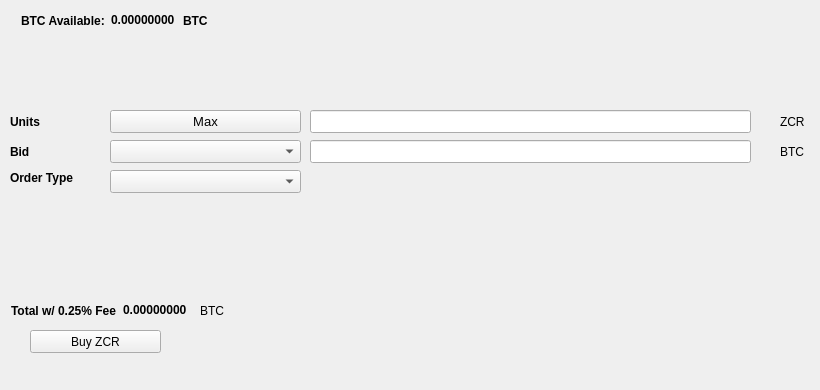
   <widget class="QWidget" name="BuyTab">
    <attribute name="title">
     <string>Buy</string>
    </attribute>
    <widget class="QPushButton" name="BuyZCR">
     <property name="geometry">
      <rect>
       <x>30</x>
       <y>330</y>
       <width>131</width>
       <height>23</height>
      </rect>
     </property>
     <property name="text">
      <string>Buy ZCR</string>
     </property>
     <property name="icon">
      <iconset resource="../zcore.qrc">
       <normaloff>:/icons/bitcoin</normaloff>:/icons/bitcoin</iconset>
     </property>
    </widget>
    <widget class="QLabel" name="label_3">
     <property name="geometry">
      <rect>
       <x>10</x>
       <y>110</y>
       <width>46</width>
       <height>23</height>
      </rect>
     </property>
     <property name="font">
      <font>
       <weight>75</weight>
       <bold>true</bold>
      </font>
     </property>
     <property name="text">
      <string>Units</string>
     </property>
    </widget>
    <widget class="QLineEdit" name="UnitsInput">
     <property name="geometry">
      <rect>
       <x>310</x>
       <y>110</y>
       <width>441</width>
       <height>23</height>
      </rect>
     </property>
     <property name="font">
      <font>
       <pointsize>9</pointsize>
       <weight>75</weight>
       <bold>true</bold>
      </font>
     </property>
    </widget>
    <widget class="QLineEdit" name="BuyBidPriceEdit">
     <property name="geometry">
      <rect>
       <x>310</x>
       <y>140</y>
       <width>441</width>
       <height>23</height>
      </rect>
     </property>
     <property name="font">
      <font>
       <pointsize>9</pointsize>
       <weight>75</weight>
       <bold>true</bold>
      </font>
     </property>
    </widget>
    <widget class="QLabel" name="label_4">
     <property name="geometry">
      <rect>
       <x>780</x>
       <y>110</y>
       <width>31</width>
       <height>23</height>
      </rect>
     </property>
     <property name="text">
      <string>ZCR</string>
     </property>
    </widget>
    <widget class="QLabel" name="label_5">
     <property name="geometry">
      <rect>
       <x>780</x>
       <y>140</y>
       <width>31</width>
       <height>23</height>
      </rect>
     </property>
     <property name="text">
      <string>BTC</string>
     </property>
    </widget>
    <widget class="QLabel" name="label_6">
     <property name="geometry">
      <rect>
       <x>10</x>
       <y>140</y>
       <width>46</width>
       <height>23</height>
      </rect>
     </property>
     <property name="font">
      <font>
       <weight>75</weight>
       <bold>true</bold>
      </font>
     </property>
     <property name="text">
      <string>Bid</string>
     </property>
    </widget>
    <widget class="QLabel" name="label_7">
     <property name="geometry">
      <rect>
       <x>10</x>
       <y>170</y>
       <width>91</width>
       <height>16</height>
      </rect>
     </property>
     <property name="font">
      <font>
       <weight>75</weight>
       <bold>true</bold>
      </font>
     </property>
     <property name="text">
      <string>Order Type</string>
     </property>
    </widget>
    <widget class="QPushButton" name="Buy_Max_Amount">
     <property name="geometry">
      <rect>
       <x>110</x>
       <y>110</y>
       <width>191</width>
       <height>23</height>
      </rect>
     </property>
     <property name="font">
      <font>
       <pointsize>10</pointsize>
      </font>
     </property>
     <property name="text">
      <string>Max</string>
     </property>
    </widget>
    <widget class="QComboBox" name="BuyBidcomboBox">
     <property name="geometry">
      <rect>
       <x>110</x>
       <y>140</y>
       <width>191</width>
       <height>23</height>
      </rect>
     </property>
     <property name="font">
      <font>
       <pointsize>10</pointsize>
      </font>
     </property>
    </widget>
    <widget class="QComboBox" name="buyOrdertypeCombo">
     <property name="geometry">
      <rect>
       <x>110</x>
       <y>170</y>
       <width>191</width>
       <height>23</height>
      </rect>
     </property>
     <property name="font">
      <font>
       <pointsize>10</pointsize>
      </font>
     </property>
    </widget>
    <widget class="QWidget" name="layoutWidget1">
     <property name="geometry">
      <rect>
       <x>21</x>
       <y>11</y>
       <width>227</width>
       <height>19</height>
      </rect>
     </property>
     <layout class="QHBoxLayout" name="horizontalLayout_3">
      <item>
       <widget class="QLabel" name="label232">
        <property name="font">
         <font>
          <weight>75</weight>
          <bold>true</bold>
         </font>
        </property>
        <property name="text">
         <string>BTC Available:</string>
        </property>
       </widget>
      </item>
      <item>
       <widget class="QLabel" name="BtcAvailableLbl">
        <property name="palette">
         <palette>
          <active>
           <colorrole role="WindowText">
            <brush brushstyle="SolidPattern">
             <color alpha="255">
              <red>0</red>
              <green>0</green>
              <blue>0</blue>
             </color>
            </brush>
           </colorrole>
           <colorrole role="Button">
            <brush brushstyle="SolidPattern">
             <color alpha="255">
              <red>0</red>
              <green>170</green>
              <blue>0</blue>
             </color>
            </brush>
           </colorrole>
           <colorrole role="Light">
            <brush brushstyle="SolidPattern">
             <color alpha="255">
              <red>0</red>
              <green>255</green>
              <blue>0</blue>
             </color>
            </brush>
           </colorrole>
           <colorrole role="Midlight">
            <brush brushstyle="SolidPattern">
             <color alpha="255">
              <red>0</red>
              <green>212</green>
              <blue>0</blue>
             </color>
            </brush>
           </colorrole>
           <colorrole role="Dark">
            <brush brushstyle="SolidPattern">
             <color alpha="255">
              <red>0</red>
              <green>85</green>
              <blue>0</blue>
             </color>
            </brush>
           </colorrole>
           <colorrole role="Mid">
            <brush brushstyle="SolidPattern">
             <color alpha="255">
              <red>0</red>
              <green>113</green>
              <blue>0</blue>
             </color>
            </brush>
           </colorrole>
           <colorrole role="Text">
            <brush brushstyle="SolidPattern">
             <color alpha="255">
              <red>0</red>
              <green>170</green>
              <blue>0</blue>
             </color>
            </brush>
           </colorrole>
           <colorrole role="BrightText">
            <brush brushstyle="SolidPattern">
             <color alpha="255">
              <red>255</red>
              <green>255</green>
              <blue>255</blue>
             </color>
            </brush>
           </colorrole>
           <colorrole role="ButtonText">
            <brush brushstyle="SolidPattern">
             <color alpha="255">
              <red>0</red>
              <green>0</green>
              <blue>0</blue>
             </color>
            </brush>
           </colorrole>
           <colorrole role="Base">
            <brush brushstyle="SolidPattern">
             <color alpha="255">
              <red>255</red>
              <green>255</green>
              <blue>255</blue>
             </color>
            </brush>
           </colorrole>
           <colorrole role="Window">
            <brush brushstyle="SolidPattern">
             <color alpha="255">
              <red>0</red>
              <green>170</green>
              <blue>0</blue>
             </color>
            </brush>
           </colorrole>
           <colorrole role="Shadow">
            <brush brushstyle="SolidPattern">
             <color alpha="255">
              <red>0</red>
              <green>0</green>
              <blue>0</blue>
             </color>
            </brush>
           </colorrole>
           <colorrole role="AlternateBase">
            <brush brushstyle="SolidPattern">
             <color alpha="255">
              <red>127</red>
              <green>212</green>
              <blue>127</blue>
             </color>
            </brush>
           </colorrole>
           <colorrole role="ToolTipBase">
            <brush brushstyle="SolidPattern">
             <color alpha="255">
              <red>255</red>
              <green>255</green>
              <blue>220</blue>
             </color>
            </brush>
           </colorrole>
           <colorrole role="ToolTipText">
            <brush brushstyle="SolidPattern">
             <color alpha="255">
              <red>0</red>
              <green>0</green>
              <blue>0</blue>
             </color>
            </brush>
           </colorrole>
          </active>
          <inactive>
           <colorrole role="WindowText">
            <brush brushstyle="SolidPattern">
             <color alpha="255">
              <red>0</red>
              <green>0</green>
              <blue>0</blue>
             </color>
            </brush>
           </colorrole>
           <colorrole role="Button">
            <brush brushstyle="SolidPattern">
             <color alpha="255">
              <red>0</red>
              <green>170</green>
              <blue>0</blue>
             </color>
            </brush>
           </colorrole>
           <colorrole role="Light">
            <brush brushstyle="SolidPattern">
             <color alpha="255">
              <red>0</red>
              <green>255</green>
              <blue>0</blue>
             </color>
            </brush>
           </colorrole>
           <colorrole role="Midlight">
            <brush brushstyle="SolidPattern">
             <color alpha="255">
              <red>0</red>
              <green>212</green>
              <blue>0</blue>
             </color>
            </brush>
           </colorrole>
           <colorrole role="Dark">
            <brush brushstyle="SolidPattern">
             <color alpha="255">
              <red>0</red>
              <green>85</green>
              <blue>0</blue>
             </color>
            </brush>
           </colorrole>
           <colorrole role="Mid">
            <brush brushstyle="SolidPattern">
             <color alpha="255">
              <red>0</red>
              <green>113</green>
              <blue>0</blue>
             </color>
            </brush>
           </colorrole>
           <colorrole role="Text">
            <brush brushstyle="SolidPattern">
             <color alpha="255">
              <red>0</red>
              <green>170</green>
              <blue>0</blue>
             </color>
            </brush>
           </colorrole>
           <colorrole role="BrightText">
            <brush brushstyle="SolidPattern">
             <color alpha="255">
              <red>255</red>
              <green>255</green>
              <blue>255</blue>
             </color>
            </brush>
           </colorrole>
           <colorrole role="ButtonText">
            <brush brushstyle="SolidPattern">
             <color alpha="255">
              <red>0</red>
              <green>0</green>
              <blue>0</blue>
             </color>
            </brush>
           </colorrole>
           <colorrole role="Base">
            <brush brushstyle="SolidPattern">
             <color alpha="255">
              <red>255</red>
              <green>255</green>
              <blue>255</blue>
             </color>
            </brush>
           </colorrole>
           <colorrole role="Window">
            <brush brushstyle="SolidPattern">
             <color alpha="255">
              <red>0</red>
              <green>170</green>
              <blue>0</blue>
             </color>
            </brush>
           </colorrole>
           <colorrole role="Shadow">
            <brush brushstyle="SolidPattern">
             <color alpha="255">
              <red>0</red>
              <green>0</green>
              <blue>0</blue>
             </color>
            </brush>
           </colorrole>
           <colorrole role="AlternateBase">
            <brush brushstyle="SolidPattern">
             <color alpha="255">
              <red>127</red>
              <green>212</green>
              <blue>127</blue>
             </color>
            </brush>
           </colorrole>
           <colorrole role="ToolTipBase">
            <brush brushstyle="SolidPattern">
             <color alpha="255">
              <red>255</red>
              <green>255</green>
              <blue>220</blue>
             </color>
            </brush>
           </colorrole>
           <colorrole role="ToolTipText">
            <brush brushstyle="SolidPattern">
             <color alpha="255">
              <red>0</red>
              <green>0</green>
              <blue>0</blue>
             </color>
            </brush>
           </colorrole>
          </inactive>
          <disabled>
           <colorrole role="WindowText">
            <brush brushstyle="SolidPattern">
             <color alpha="255">
              <red>0</red>
              <green>85</green>
              <blue>0</blue>
             </color>
            </brush>
           </colorrole>
           <colorrole role="Button">
            <brush brushstyle="SolidPattern">
             <color alpha="255">
              <red>0</red>
              <green>170</green>
              <blue>0</blue>
             </color>
            </brush>
           </colorrole>
           <colorrole role="Light">
            <brush brushstyle="SolidPattern">
             <color alpha="255">
              <red>0</red>
              <green>255</green>
              <blue>0</blue>
             </color>
            </brush>
           </colorrole>
           <colorrole role="Midlight">
            <brush brushstyle="SolidPattern">
             <color alpha="255">
              <red>0</red>
              <green>212</green>
              <blue>0</blue>
             </color>
            </brush>
           </colorrole>
           <colorrole role="Dark">
            <brush brushstyle="SolidPattern">
             <color alpha="255">
              <red>0</red>
              <green>85</green>
              <blue>0</blue>
             </color>
            </brush>
           </colorrole>
           <colorrole role="Mid">
            <brush brushstyle="SolidPattern">
             <color alpha="255">
              <red>0</red>
              <green>113</green>
              <blue>0</blue>
             </color>
            </brush>
           </colorrole>
           <colorrole role="Text">
            <brush brushstyle="SolidPattern">
             <color alpha="255">
              <red>0</red>
              <green>85</green>
              <blue>0</blue>
             </color>
            </brush>
           </colorrole>
           <colorrole role="BrightText">
            <brush brushstyle="SolidPattern">
             <color alpha="255">
              <red>255</red>
              <green>255</green>
              <blue>255</blue>
             </color>
            </brush>
           </colorrole>
           <colorrole role="ButtonText">
            <brush brushstyle="SolidPattern">
             <color alpha="255">
              <red>0</red>
              <green>85</green>
              <blue>0</blue>
             </color>
            </brush>
           </colorrole>
           <colorrole role="Base">
            <brush brushstyle="SolidPattern">
             <color alpha="255">
              <red>0</red>
              <green>170</green>
              <blue>0</blue>
             </color>
            </brush>
           </colorrole>
           <colorrole role="Window">
            <brush brushstyle="SolidPattern">
             <color alpha="255">
              <red>0</red>
              <green>170</green>
              <blue>0</blue>
             </color>
            </brush>
           </colorrole>
           <colorrole role="Shadow">
            <brush brushstyle="SolidPattern">
             <color alpha="255">
              <red>0</red>
              <green>0</green>
              <blue>0</blue>
             </color>
            </brush>
           </colorrole>
           <colorrole role="AlternateBase">
            <brush brushstyle="SolidPattern">
             <color alpha="255">
              <red>0</red>
              <green>170</green>
              <blue>0</blue>
             </color>
            </brush>
           </colorrole>
           <colorrole role="ToolTipBase">
            <brush brushstyle="SolidPattern">
             <color alpha="255">
              <red>255</red>
              <green>255</green>
              <blue>220</blue>
             </color>
            </brush>
           </colorrole>
           <colorrole role="ToolTipText">
            <brush brushstyle="SolidPattern">
             <color alpha="255">
              <red>0</red>
              <green>0</green>
              <blue>0</blue>
             </color>
            </brush>
           </colorrole>
          </disabled>
         </palette>
        </property>
        <property name="font">
         <font>
          <weight>75</weight>
          <bold>true</bold>
         </font>
        </property>
        <property name="text">
         <string>0.00000000</string>
        </property>
        <property name="textInteractionFlags">
         <set>Qt::LinksAccessibleByMouse|Qt::TextSelectableByKeyboard|Qt::TextSelectableByMouse</set>
        </property>
       </widget>
      </item>
      <item>
       <widget class="QLabel" name="BtcAvailableLbl_2">
        <property name="font">
         <font>
          <weight>75</weight>
          <bold>true</bold>
         </font>
        </property>
        <property name="text">
         <string>BTC</string>
        </property>
       </widget>
      </item>
     </layout>
    </widget>
    <widget class="QWidget" name="layoutWidge2">
     <property name="geometry">
      <rect>
       <x>11</x>
       <y>301</y>
       <width>259</width>
       <height>19</height>
      </rect>
     </property>
     <layout class="QHBoxLayout" name="horizontalLayout_4">
      <item>
       <widget class="QLabel" name="label_9">
        <property name="font">
         <font>
          <weight>75</weight>
          <bold>true</bold>
         </font>
        </property>
        <property name="text">
         <string>Total w/ 0.25% Fee</string>
        </property>
       </widget>
      </item>
      <item>
       <widget class="QLabel" name="BuyCostLabel">
        <property name="palette">
         <palette>
          <active>
           <colorrole role="WindowText">
            <brush brushstyle="SolidPattern">
             <color alpha="255">
              <red>0</red>
              <green>0</green>
              <blue>0</blue>
             </color>
            </brush>
           </colorrole>
           <colorrole role="Button">
            <brush brushstyle="SolidPattern">
             <color alpha="255">
              <red>0</red>
              <green>170</green>
              <blue>0</blue>
             </color>
            </brush>
           </colorrole>
           <colorrole role="Light">
            <brush brushstyle="SolidPattern">
             <color alpha="255">
              <red>0</red>
              <green>255</green>
              <blue>0</blue>
             </color>
            </brush>
           </colorrole>
           <colorrole role="Midlight">
            <brush brushstyle="SolidPattern">
             <color alpha="255">
              <red>0</red>
              <green>212</green>
              <blue>0</blue>
             </color>
            </brush>
           </colorrole>
           <colorrole role="Dark">
            <brush brushstyle="SolidPattern">
             <color alpha="255">
              <red>0</red>
              <green>85</green>
              <blue>0</blue>
             </color>
            </brush>
           </colorrole>
           <colorrole role="Mid">
            <brush brushstyle="SolidPattern">
             <color alpha="255">
              <red>0</red>
              <green>113</green>
              <blue>0</blue>
             </color>
            </brush>
           </colorrole>
           <colorrole role="Text">
            <brush brushstyle="SolidPattern">
             <color alpha="255">
              <red>0</red>
              <green>170</green>
              <blue>0</blue>
             </color>
            </brush>
           </colorrole>
           <colorrole role="BrightText">
            <brush brushstyle="SolidPattern">
             <color alpha="255">
              <red>255</red>
              <green>255</green>
              <blue>255</blue>
             </color>
            </brush>
           </colorrole>
           <colorrole role="ButtonText">
            <brush brushstyle="SolidPattern">
             <color alpha="255">
              <red>0</red>
              <green>0</green>
              <blue>0</blue>
             </color>
            </brush>
           </colorrole>
           <colorrole role="Base">
            <brush brushstyle="SolidPattern">
             <color alpha="255">
              <red>255</red>
              <green>255</green>
              <blue>255</blue>
             </color>
            </brush>
           </colorrole>
           <colorrole role="Window">
            <brush brushstyle="SolidPattern">
             <color alpha="255">
              <red>0</red>
              <green>170</green>
              <blue>0</blue>
             </color>
            </brush>
           </colorrole>
           <colorrole role="Shadow">
            <brush brushstyle="SolidPattern">
             <color alpha="255">
              <red>0</red>
              <green>0</green>
              <blue>0</blue>
             </color>
            </brush>
           </colorrole>
           <colorrole role="AlternateBase">
            <brush brushstyle="SolidPattern">
             <color alpha="255">
              <red>127</red>
              <green>212</green>
              <blue>127</blue>
             </color>
            </brush>
           </colorrole>
           <colorrole role="ToolTipBase">
            <brush brushstyle="SolidPattern">
             <color alpha="255">
              <red>255</red>
              <green>255</green>
              <blue>220</blue>
             </color>
            </brush>
           </colorrole>
           <colorrole role="ToolTipText">
            <brush brushstyle="SolidPattern">
             <color alpha="255">
              <red>0</red>
              <green>0</green>
              <blue>0</blue>
             </color>
            </brush>
           </colorrole>
          </active>
          <inactive>
           <colorrole role="WindowText">
            <brush brushstyle="SolidPattern">
             <color alpha="255">
              <red>0</red>
              <green>0</green>
              <blue>0</blue>
             </color>
            </brush>
           </colorrole>
           <colorrole role="Button">
            <brush brushstyle="SolidPattern">
             <color alpha="255">
              <red>0</red>
              <green>170</green>
              <blue>0</blue>
             </color>
            </brush>
           </colorrole>
           <colorrole role="Light">
            <brush brushstyle="SolidPattern">
             <color alpha="255">
              <red>0</red>
              <green>255</green>
              <blue>0</blue>
             </color>
            </brush>
           </colorrole>
           <colorrole role="Midlight">
            <brush brushstyle="SolidPattern">
             <color alpha="255">
              <red>0</red>
              <green>212</green>
              <blue>0</blue>
             </color>
            </brush>
           </colorrole>
           <colorrole role="Dark">
            <brush brushstyle="SolidPattern">
             <color alpha="255">
              <red>0</red>
              <green>85</green>
              <blue>0</blue>
             </color>
            </brush>
           </colorrole>
           <colorrole role="Mid">
            <brush brushstyle="SolidPattern">
             <color alpha="255">
              <red>0</red>
              <green>113</green>
              <blue>0</blue>
             </color>
            </brush>
           </colorrole>
           <colorrole role="Text">
            <brush brushstyle="SolidPattern">
             <color alpha="255">
              <red>0</red>
              <green>170</green>
              <blue>0</blue>
             </color>
            </brush>
           </colorrole>
           <colorrole role="BrightText">
            <brush brushstyle="SolidPattern">
             <color alpha="255">
              <red>255</red>
              <green>255</green>
              <blue>255</blue>
             </color>
            </brush>
           </colorrole>
           <colorrole role="ButtonText">
            <brush brushstyle="SolidPattern">
             <color alpha="255">
              <red>0</red>
              <green>0</green>
              <blue>0</blue>
             </color>
            </brush>
           </colorrole>
           <colorrole role="Base">
            <brush brushstyle="SolidPattern">
             <color alpha="255">
              <red>255</red>
              <green>255</green>
              <blue>255</blue>
             </color>
            </brush>
           </colorrole>
           <colorrole role="Window">
            <brush brushstyle="SolidPattern">
             <color alpha="255">
              <red>0</red>
              <green>170</green>
              <blue>0</blue>
             </color>
            </brush>
           </colorrole>
           <colorrole role="Shadow">
            <brush brushstyle="SolidPattern">
             <color alpha="255">
              <red>0</red>
              <green>0</green>
              <blue>0</blue>
             </color>
            </brush>
           </colorrole>
           <colorrole role="AlternateBase">
            <brush brushstyle="SolidPattern">
             <color alpha="255">
              <red>127</red>
              <green>212</green>
              <blue>127</blue>
             </color>
            </brush>
           </colorrole>
           <colorrole role="ToolTipBase">
            <brush brushstyle="SolidPattern">
             <color alpha="255">
              <red>255</red>
              <green>255</green>
              <blue>220</blue>
             </color>
            </brush>
           </colorrole>
           <colorrole role="ToolTipText">
            <brush brushstyle="SolidPattern">
             <color alpha="255">
              <red>0</red>
              <green>0</green>
              <blue>0</blue>
             </color>
            </brush>
           </colorrole>
          </inactive>
          <disabled>
           <colorrole role="WindowText">
            <brush brushstyle="SolidPattern">
             <color alpha="255">
              <red>0</red>
              <green>85</green>
              <blue>0</blue>
             </color>
            </brush>
           </colorrole>
           <colorrole role="Button">
            <brush brushstyle="SolidPattern">
             <color alpha="255">
              <red>0</red>
              <green>170</green>
              <blue>0</blue>
             </color>
            </brush>
           </colorrole>
           <colorrole role="Light">
            <brush brushstyle="SolidPattern">
             <color alpha="255">
              <red>0</red>
              <green>255</green>
              <blue>0</blue>
             </color>
            </brush>
           </colorrole>
           <colorrole role="Midlight">
            <brush brushstyle="SolidPattern">
             <color alpha="255">
              <red>0</red>
              <green>212</green>
              <blue>0</blue>
             </color>
            </brush>
           </colorrole>
           <colorrole role="Dark">
            <brush brushstyle="SolidPattern">
             <color alpha="255">
              <red>0</red>
              <green>85</green>
              <blue>0</blue>
             </color>
            </brush>
           </colorrole>
           <colorrole role="Mid">
            <brush brushstyle="SolidPattern">
             <color alpha="255">
              <red>0</red>
              <green>113</green>
              <blue>0</blue>
             </color>
            </brush>
           </colorrole>
           <colorrole role="Text">
            <brush brushstyle="SolidPattern">
             <color alpha="255">
              <red>0</red>
              <green>85</green>
              <blue>0</blue>
             </color>
            </brush>
           </colorrole>
           <colorrole role="BrightText">
            <brush brushstyle="SolidPattern">
             <color alpha="255">
              <red>255</red>
              <green>255</green>
              <blue>255</blue>
             </color>
            </brush>
           </colorrole>
           <colorrole role="ButtonText">
            <brush brushstyle="SolidPattern">
             <color alpha="255">
              <red>0</red>
              <green>85</green>
              <blue>0</blue>
             </color>
            </brush>
           </colorrole>
           <colorrole role="Base">
            <brush brushstyle="SolidPattern">
             <color alpha="255">
              <red>0</red>
              <green>170</green>
              <blue>0</blue>
             </color>
            </brush>
           </colorrole>
           <colorrole role="Window">
            <brush brushstyle="SolidPattern">
             <color alpha="255">
              <red>0</red>
              <green>170</green>
              <blue>0</blue>
             </color>
            </brush>
           </colorrole>
           <colorrole role="Shadow">
            <brush brushstyle="SolidPattern">
             <color alpha="255">
              <red>0</red>
              <green>0</green>
              <blue>0</blue>
             </color>
            </brush>
           </colorrole>
           <colorrole role="AlternateBase">
            <brush brushstyle="SolidPattern">
             <color alpha="255">
              <red>0</red>
              <green>170</green>
              <blue>0</blue>
             </color>
            </brush>
           </colorrole>
           <colorrole role="ToolTipBase">
            <brush brushstyle="SolidPattern">
             <color alpha="255">
              <red>255</red>
              <green>255</green>
              <blue>220</blue>
             </color>
            </brush>
           </colorrole>
           <colorrole role="ToolTipText">
            <brush brushstyle="SolidPattern">
             <color alpha="255">
              <red>0</red>
              <green>0</green>
              <blue>0</blue>
             </color>
            </brush>
           </colorrole>
          </disabled>
         </palette>
        </property>
        <property name="font">
         <font>
          <weight>75</weight>
          <bold>true</bold>
         </font>
        </property>
        <property name="autoFillBackground">
         <bool>false</bool>
        </property>
        <property name="text">
         <string>0.00000000</string>
        </property>
        <property name="textInteractionFlags">
         <set>Qt::LinksAccessibleByMouse|Qt::TextSelectableByMouse</set>
        </property>
       </widget>
      </item>
      <item>
       <widget class="QLabel" name="label_10">
        <property name="font">
         <font>
          <weight>50</weight>
          <bold>false</bold>
         </font>
        </property>
        <property name="text">
         <string>BTC</string>
        </property>
       </widget>
      </item>
     </layout>
    </widget>
    <widget class="QLabel" name="label_24">
     <property name="geometry">
      <rect>
       <x>460</x>
       <y>300</y>
       <width>281</width>
       <height>81</height>
      </rect>
     </property>
     <property name="text">
      <string/>
     </property>
     <property name="pixmap">
      <pixmap>:/images/bittrex</pixmap>
     </property>
    </widget>
   </widget>
